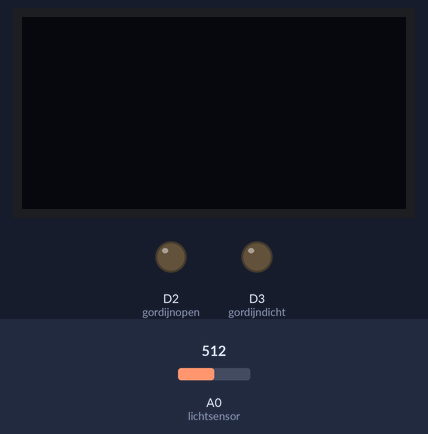
A sketch run on a simulated Arduino MKR. Parts: 128×64 one-colour display, output pins drawn as LEDs (lit = HIGH). The inputs (shaded band) are chosen by the test bench; at power-on: A0 (lichtsensor) = 512. WiFi joins after 1.5 s; servers stay silent unless stated; what the sketch prints to the serial monitor is not drawn.

Above: at 3.4 s.
At 4.4 s:
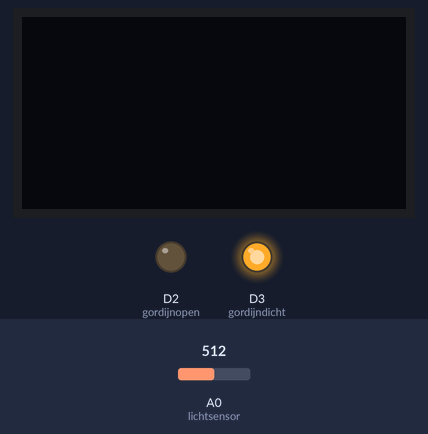
Timing chart, 0 to 12.8 s (numbered marks = the images above):
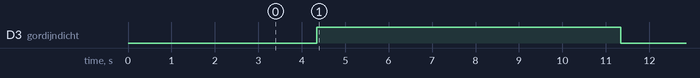

The sketch:

test_week_7_sensoren_en_interfaces.ino
```cpp
// oled scherm

#include <Wire.h>
#include <Adafruit_SSD1306.h>
#include <Adafruit_GFX.h>

#define SCREEN_WIDTH 128
#define SCREEN_HEIGHT 64

Adafruit_SSD1306 display(SCREEN_WIDTH, SCREEN_HEIGHT, &Wire, -1);

//Blynk server

#define BLYNK_PRINT Serial

#include <SPI.h>
#include <WiFiNINA.h>
#include <BlynkSimpleWiFiNINA.h>

char auth[] = "DCsDZhcKEmqpL-VFZe-CHjf2crsvhZ1T";
char ssid[] = "qh";
char pass[] = "12345678";

//BLYNK_WRITE(V3)
#define lichtsensor A0

int gordijnopen = 2;
int gordijndicht = 3;

int lichtwaarde = 0;
void setup() {

  Serial.begin(9600);

  pinMode(gordijnopen, OUTPUT);
  pinMode(gordijndicht, OUTPUT);

  delay(10);
  Serial.print("Connecting to ");
  Serial.println(ssid);

  WiFi.begin(ssid, pass);
  int wifi_ctr = 0;
  while (WiFi.status() != WL_CONNECTED) {
    delay(500);
    Serial.print(".");
  }

  Serial.println("WiFi connected");

  Blynk.begin(auth, ssid, pass,"server.wyns.it",8081);

  IPAddress(192,168,1,100), (8080);

  if(!display.begin(SSD1306_SWITCHCAPVCC, 0x60))
  {
    Serial.println(F("SSD1306 allocation failed"));
    for(;;);
    }
  Serial.begin(9600);

}

void loop() {
  // put your main code here, to run repeatedly:
      Blynk.run();

  lichtwaarde = analogRead(lichtsensor);
  display.clearDisplay();
  display.setTextSize(1);
  display.setTextColor(WHITE);
  display.setCursor(0, 0);
  display.print(lichtwaarde);
  Blynk.virtualWrite(V1, lichtwaarde);

  delay(1000);
  if(lichtwaarde <= 1000)
  {
    digitalWrite(gordijndicht,HIGH);
    digitalWrite(gordijnopen,LOW);

    display.clearDisplay();
    display.setTextSize(1);
    display.setTextColor(WHITE);
    display.setCursor(0, 0);
    display.print("gordijn dicht");
    delay(7000);
    while(lichtwaarde <= 1000)
    {
      lichtwaarde = analogRead(lichtsensor);
      digitalWrite(gordijndicht,LOW);
      digitalWrite(gordijnopen,LOW);
    }

  }
  else
  {
    if(lichtwaarde >= 1005)
    {
      digitalWrite(gordijndicht,LOW);
      digitalWrite(gordijnopen,HIGH);

      display.setTextSize(1);
      display.setTextColor(WHITE);
      display.setCursor(0, 10);
      display.print("gordijn open");
      delay(7000);
      while(lichtwaarde >= 1005)
      {
        lichtwaarde = analogRead(lichtsensor);
        digitalWrite(gordijndicht,LOW);
        digitalWrite(gordijnopen,LOW);
        }
      }
    }
    display.display();
  }
```

Measured:
- by itself, D3 (gordijndicht): LOW → HIGH at 4.3 s, → LOW 7.0 s later
